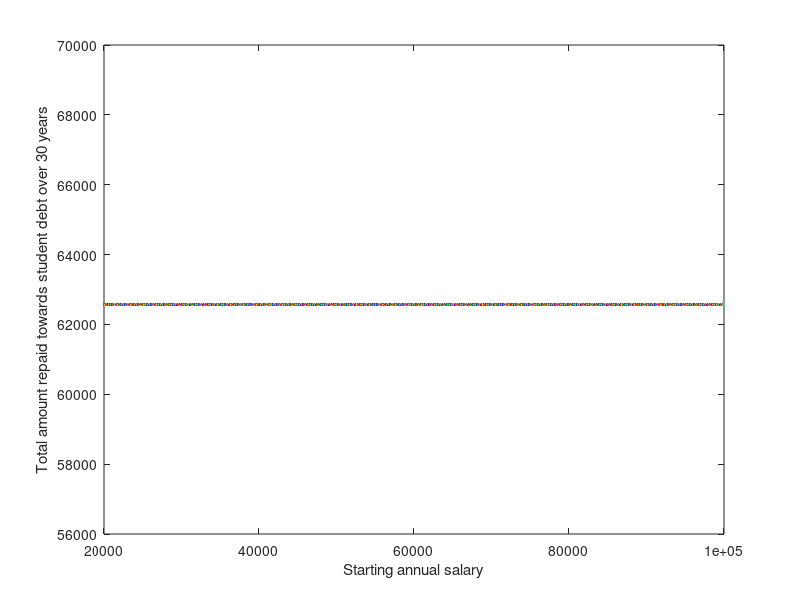

Write the MATLAB code that produced this figure.
% Looped version of my Plan 2 student loan debt prediction tool, applicable for most graduates since 2012
% Intends to demonstrate the effect of starting salary on total amount repaid (assuming growth at a fixed %)
% Written by Tobie Carman www.linkedin.com/in/tobiecarman
% Relatively simplified model, makes the following assumptions:
% > start work in September after graduation (optimistic)
% > constant yearly pay rise (configurable)
% > RPI remains fixed after leaving university (unlikely but impossible to speculate)
% > repayment threshold continues to rise with inflation - set by government - if they are short of cash they may leave it fixed
% > repayment percentage of salary remains constant (likely)
% > debt wiped after 30 years
% Note all money values are relative to year of starting work, i.e. ignoring inflation over the 30 years

%% Adjustable inputs
courseLength=3; % number of years of undergraduate study
tuition=9000; % annual undergraduate tuition fee loan in £
maintenance=[3575;3610;3469]; % each year of maintenance loan in £
startPostBal=10000; % postgraduate loan amount in £ (change to 0 if not taken)
RPI=0.016; % old rate of inflation (rose from 1.6-3.1% in the last year, may rise further) - this script assumes studying whilst RPI was at the lower value - change to 3.1 if began studying after 2017
salaries = linspace(20000,100000,1000);
repaidTotals = []
for salary = salaries % starting annual salary in £
    threshold=25000; % repayment salary threshold in £, assumed to rise with inflation (optimistic)
    payRise=0.02; % annual pay rise above inflation, assumed fixed for simplicity (can be negative)
    outerLoopInd=1;
    fprintf('For a starting salary of £%d growing at %d%% per year:\n',salary,payRise)

    %% Account for interest accrued during study
    studied=1;
    undBal=0;
    while studied<=courseLength
        undBal=(undBal+tuition+maintenance(studied))*(1+RPI); % total undergraduate loan borrowed in £, has been accumulating interest during study
        studied=studied+1;
    end
    RPI=0.031; % new RPI

    %% Initialise variables
    postBal=startPostBal;
    startTotBal=undBal+postBal;
    TotBal=startTotBal;
    month=0;
    never=0;
    already=0;
    duration=35*12; % attempt to model over 35 year period after graduation, starting in September of first year in work

    %% Pre-allocate arrays for speed
    MONTHS=zeros(1,duration);
    UNDERGRADUATEBALANCE=zeros(1,duration);
    POSTGRADUATEBALANCE=zeros(1,duration);
    BALANCE=zeros(1,duration);
    MONTHLYEARNINGS=zeros(1,duration);
    MONTHLYREPAYMENTS=zeros(1,duration);
    SALARY=zeros(1,duration);
    TOTALREPAID=zeros(1,duration);
    NETREPAYMENTS=zeros(1,duration);

    %% Main loop
    while month<=duration
        if month==30*12+7 && undBal~=0 % loan gets wiped 30 years after April following graduation
            undBal=0;
            fprintf('You will never repay your entire student loan. Your starting balance is £%.2f, your remaining balance will be £%.2f, total amount repaid will be £%.2f.\n',startTotBal,TotBal,sum(MONTHLYREPAYMENTS))
            never=1;
        elseif month==31*12+7
            postBal=0;
        end
        if salary-threshold>0
            extra=(salary-threshold)*0.0000015; % extra interest paid due to salary
            if extra>0.03 % extra interest capped at 3%
                extra=0.03;
            end
            undRepay=(salary-threshold)*0.09; % amount paid back per year towards undergraduate debt
            postRepay=(salary-threshold)*0.06; % amount paid back per year towards postgraduate debt
        else
            extra=0;
            undRepay=0;
            postRepay=0;
        end
        if month<7
            undRepay=0; % won't start paying back until April after graduation
        end
        if month<19
            postRepay=0; % won't start paying back until April after graduation
        end
        if undBal>0
            undBal=undBal-undRepay/12; % monthly repayments
            if undBal<0
                undBal=0; % balance can't be negative, to account for slight overpayment on last instalment
            end
        else
            undRepay=0;
        end
        if postBal>0
            postBal=postBal-postRepay/12;
        elseif postBal<0
            postBal=0;
            fprintf('You will repay your postgraduate loan after %d years and %d months.\n',fix(month/12)-4,rem(month,12))
        else
            postRepay=0;
        end
        undIntPc=RPI+extra; % interest percentage
        postIntPc=RPI+0.03; % extra interest flat 3% for postgraduate loan
        if mod(month,12)==0
            salary=salary*(1+RPI+payRise); % assuming salary rises every year by inflation + x%
            threshold=threshold*(1+RPI);
        end
        undIntPnd=undIntPc*undBal; % how much undergraduate balance will rise by due to interest in £
        postIntPnd=postIntPc*postBal; % how much postgraduate balance will rise by due to interest in £
        undBal=undBal+undIntPnd/12; % accounting for interest after repayments i.e. best case scenario
        postBal=postBal+postIntPnd/12;
        TotBal=undBal+postBal;
        month=month+1;
        MONTHS(month)=month;
        UNDERGRADUATEBALANCE(month)=undBal;
        POSTGRADUATEBALANCE(month)=postBal;
        BALANCE(month)=TotBal;
        MONTHLYEARNINGS(month)=salary/12;
        MONTHLYREPAYMENTS(month)=(undRepay+postRepay)/12;
        NETREPAYMENTS(month)=(undRepay+postRepay-undIntPnd-postIntPnd)/12;
        if already==0 && NETREPAYMENTS(month)>0 && month>1
            fprintf('You will be repaying less than the interest your loan is accumulating for the first %d years and %d months.\n',fix(month/12),rem(month,12))
            already=1;
        end
        SALARY(month)=salary;
        if month~=1
            TOTALREPAID(month)=TOTALREPAID(month-1)+MONTHLYREPAYMENTS(month);
        else
            TOTALREPAID(month)=MONTHLYREPAYMENTS(month);
        end
    end

    %% Output results
    [val,ind]=min(BALANCE);
    yearsTaken=fix(MONTHS(ind)/12);
    monthsExtra=rem(MONTHS(ind),12);
    if startPostBal==0
        yearsTaken=yearsTaken-3; % so that time in education does not count towards time spent paying off loan
    else
        yearsTaken=yearsTaken-4;
    end
    totalRepaid = sum(MONTHLYREPAYMENTS)
    if val<=0 && never==0
        fprintf('It will take %d years and %d months to pay off your entire student loan. Your starting balance is £%.2f and total amount repaid will be £%.2f.\n',yearsTaken,monthsExtra,startTotBal,totalRepaid)
    end
    repaidTotals(outerLoopInd)=totalRepaid;
    outerLoopInd=outerLoopInd+1;
end

figure(1)
plot(salaries,repaidTotals)
xlabel("Starting annual salary")
ylabel("Total amount repaid towards student debt over 30 years")
